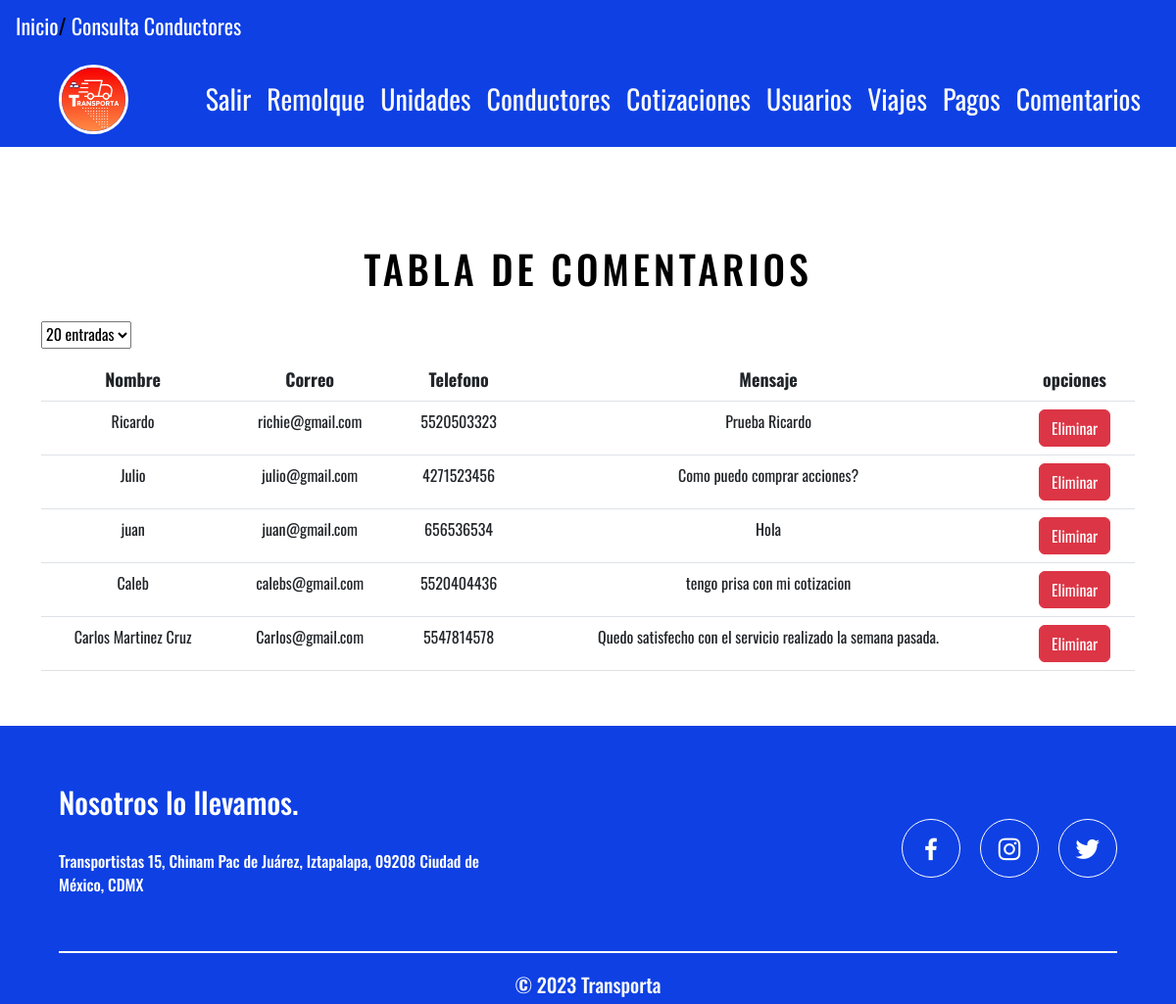
Screenshot of /vista/modulos/comentarios.php with the database file from the repository.
### tables this page shows
CREATE TABLE `contacto` (
  `idContacto` int(11) NOT NULL,
  `nombre` varchar(100) NOT NULL,
  `correo` varchar(50) NOT NULL,
  `telefono` varchar(20) NOT NULL,
  `mensaje` varchar(100) NOT NULL
);

### vista/modulos/comentarios.php (the view, shortened to what this page needs)
<?php
	$conexion=mysqli_connect('localhost','root','','transporta_bd');
 ?>
<!DOCTYPE html>
<html lang="es">
<head>
    <link href="https://unpkg.com/boxicons@2.1.4/css/boxicons.min.css" rel="stylesheet" />
    <link href="https://cdn.jsdelivr.net/npm/bootstrap@5.3.0-alpha3/dist/css/bootstrap.min.css" rel="stylesheet"
>
    <link rel="stylesheet" href="https://cdn.datatables.net/1.10.25/css/jquery.dataTables.min.css">
    <link rel="stylesheet" href="https://cdn.datatables.net/responsive/2.2.9/css/responsive.dataTables.min.css">
    <link rel="stylesheet" href="https://cdn.jsdelivr.net/npm/bootstrap-icons@1.10.5/font/bootstrap-icons.css">
    <link rel="stylesheet" href="<?php echo $ruta."/" ?>css/estilosCrud.css" />
</head>
<ul class="breadcrumb ">
    <li><a href="index.php?pagina=inicio">Inicio</a></li>
    <li><a href="index.php?pagina=ConsultaConductores">Consulta Conductores</a></li>
</ul>
<body>
    <header>
        <?php
    include "cabezeraAdmin.php";
    ?>
    </header>
    <div class="titulo">
        <span>
            <h1>TABLA DE COMENTARIOS</h1>
        </span>
    </div>
    <div class="container">
<body>
<?php
$limit='';
if (isset($_REQUEST['limit'])) {
  $limit = $_REQUEST['limit'];
} else {
  $limit = 20;
}
?>
<form action="<?php echo $_SERVER['PHP_SELF']; ?>" method="POST">
    <select name="limit">
        <option value="20" <?php if ($limit == 20) echo "selected"; ?>>20 entradas</option>
    </select>
</form>
    <div class="table-responsive">
    <table class="table">
  <thead class="thead-dark">
    <tr>
    <th scope="col">Nombre</th>
        <th scope="col">Correo</th>
        <th scope="col">Telefono</th>
        <th scope="col">Mensaje</th>
        <th scope="col">opciones</th>
    </tr>
  </thead>
  <tbody>
  <?php
		$sql="SELECT * from contacto LIMIT $limit";
		$result=mysqli_query($conexion,$sql);
		while($mostrar=mysqli_fetch_array($result)){
		 ?>
		<tr>
    <form method="post" action="./index.php?pagina=eliminarContacto">
            <td><?php echo $mostrar['nombre'] ?></td>
			<td><?php echo $mostrar['correo'] ?></td>
			<td><?php echo $mostrar['telefono'] ?></td>
			<td><?php echo $mostrar['mensaje'] ?></td>
            <td><button class="btn btn-danger">Eliminar</button>
        </td>
        </form>
		</tr>
	<?php
	}
	 ?>
  </tbody>
</table>
    </div>
    </div>
<footer id="contacto">
    <div class="contenedor footer-content">
      <div class="contact-us">
        <h5 class="brand">Nosotros lo llevamos.
        </h5>
        <p>Transportistas 15, Chinam Pac de Juárez, Iztapalapa, 09208 Ciudad de México, CDMX</p>
      </div>
      <div class="social-media">
        <a href="https://www.facebook.com/profile.php?id=100093149917487&is_tour_dismissed=true"
          class="social-media-icon">
          <i class="bx bxl-facebook"></i>
        </a>
        <a href="https://instagram.com/transportaoficial?igshid=MzRlODBiNWFlZA==" class="social-media-icon">
          <i class="bx bxl-instagram"></i>
        </a>
        <a href="https://twitter.com/TRANSPORTA_OF" class="social-media-icon">
          <i class='bx bxl-twitter'></i>
        </a>
      </div>
    </div>
    <div class="line"></div>
    <h5 class="text-center text-light">© 2023 Transporta</h5>
  </footer>
</body>
</html>

### vista/recursos/css/estilosCrud.css (style rules this page uses)
* { margin: 0; padding: 0; box-sizing: 0; }
:root { scroll-behavior: smooth; }
body { font-family: 'Oswald', sans-serif; }
.contenedor { width: 90%; max-width: 1200px; overflow: hidden; margin: auto; padding: 60px 0; }
header { margin-top: -40px; background-repeat: no-repeat; background-size: cover; background-attachment: fixed; background-position: center; }
footer { margin-top: 40px; background: rgb(14, 64, 228); padding-bottom: 0.1px; }
.footer-content { display: flex; justify-content: space-between; align-items: center; flex-wrap: wrap; padding-top: 60px; padding-bottom: 40px; }
.contact-us { width: 40%; color: #fff; }
.brand { font-weight: 500; font-size: 30px; margin-bottom: 30px; }
.brand+p { font-weight: 500; }
.social-media { width: 50%; display: flex; justify-content: flex-end; }
.social-media-icon { display: inline-block; margin-left: 20px; width: 60px; height: 60px; border: 1px solid #fff; border-radius: 50%; text-align: center; color: #fff; }
.social-media-icon i { font-size: 30px; line-height: 60px; }
.line { width: 90%; max-width: 1200px; margin: 0 auto; height: 2px; background: #fff; margin-bottom: 20px; }
.titulo { text-align: center; font-size: 60px; font-weight: 300; text-transform: uppercase; letter-spacing: 4px; margin: 100px 0 30px 0; color: #000000; }
table tbody tr:nth-child(odd) { background: #fff5e0; }
table tbody tr:nth-child(even) { background: #fdf8ef; }
table thead { background:#0e40e4; color: #fff; font-size: 18px; }
.table { margin-top: 10px; border-radius: 20%; }
.table tr { text-align: center; }
ul.breadcrumb { padding: 10px 16px; list-style: none; background:#0e40e4; }
ul.breadcrumb li { display: inline; font-size: 22px; }
ul.breadcrumb li+li:before { color: black; content: "/\00a0"; }
ul.breadcrumb li a { color: #fff; text-decoration: none; }

### rows the page displays
contacto: nombre "Ricardo", correo "richie@gmail.com", telefono "5520503323", mensaje "Prueba Ricardo"
contacto: nombre "Julio", correo "julio@gmail.com", telefono "4271523456", mensaje "Como puedo comprar acciones?"
contacto: nombre "juan", correo "juan@gmail.com", telefono "656536534", mensaje "Hola"
contacto: nombre "Caleb", correo "calebs@gmail.com", telefono "5520404436", mensaje "tengo prisa con mi cotizacion"
contacto: nombre "Carlos Martinez Cruz", correo "Carlos@gmail.com", telefono "5547814578", mensaje "Quedo satisfecho con el servicio realizado la semana pasada."
